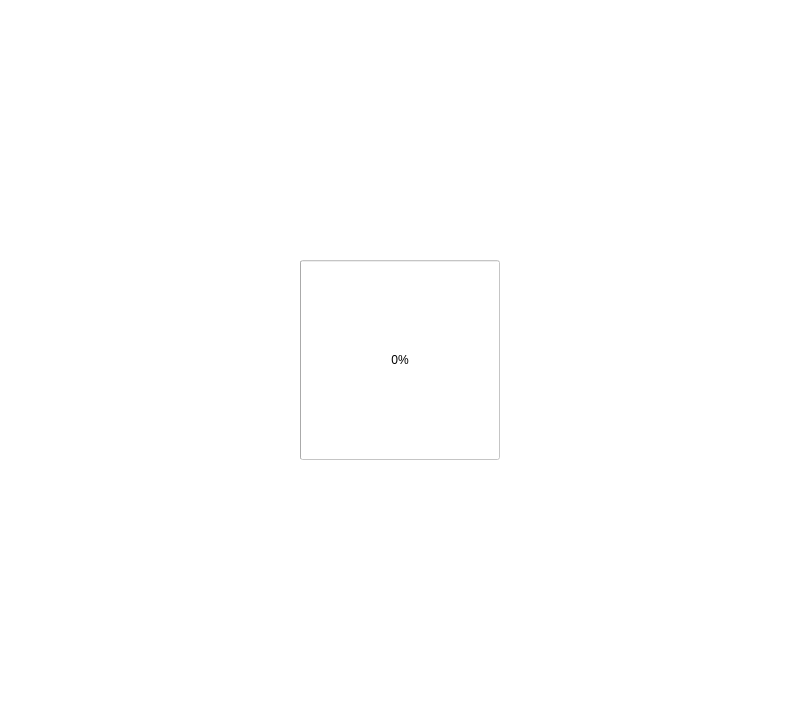
   <widget class="QWidget" name="widget_6" native="true">
    <property name="geometry">
     <rect>
      <x>0</x>
      <y>0</y>
      <width>810</width>
      <height>720</height>
     </rect>
    </property>
    <widget class="QLabel" name="BookLogo">
     <property name="geometry">
      <rect>
       <x>760</x>
       <y>670</y>
       <width>50</width>
       <height>50</height>
      </rect>
     </property>
     <property name="text">
      <string/>
     </property>
     <property name="pixmap">
      <pixmap resource="Img.qrc">:/Img/BookOff.png</pixmap>
     </property>
     <property name="scaledContents">
      <bool>true</bool>
     </property>
    </widget>
    <widget class="QLabel" name="MainPic">
     <property name="geometry">
      <rect>
       <x>0</x>
       <y>0</y>
       <width>810</width>
       <height>720</height>
      </rect>
     </property>
     <property name="styleSheet">
      <string notr="true">background-color: rgb(255, 255, 255);</string>
     </property>
     <property name="text">
      <string/>
     </property>
     <property name="pixmap">
      <pixmap resource="Img.qrc">:/Img/back.png</pixmap>
     </property>
     <property name="scaledContents">
      <bool>false</bool>
     </property>
     <property name="alignment">
      <set>Qt::AlignCenter</set>
     </property>
    </widget>
    <widget class="QWidget" name="LoadingPro" native="true">
     <property name="geometry">
      <rect>
       <x>0</x>
       <y>0</y>
       <width>811</width>
       <height>721</height>
      </rect>
     </property>
     <property name="styleSheet">
      <string notr="true">background-color: rgba(255, 255, 255,0.8);</string>
     </property>
     <widget class="ProgressRing" name="Loadingring">
      <property name="geometry">
       <rect>
        <x>300</x>
        <y>260</y>
        <width>200</width>
        <height>200</height>
       </rect>
      </property>
      <property name="minimumSize">
       <size>
        <width>200</width>
        <height>200</height>
       </size>
      </property>
      <property name="maximumSize">
       <size>
        <width>200</width>
        <height>200</height>
       </size>
      </property>
      <property name="value">
       <number>0</number>
      </property>
      <property name="strokeWidth">
       <number>10</number>
      </property>
     </widget>
    </widget>
    <zorder>MainPic</zorder>
    <zorder>LoadingPro</zorder>
    <zorder>BookLogo</zorder>
   </widget>
